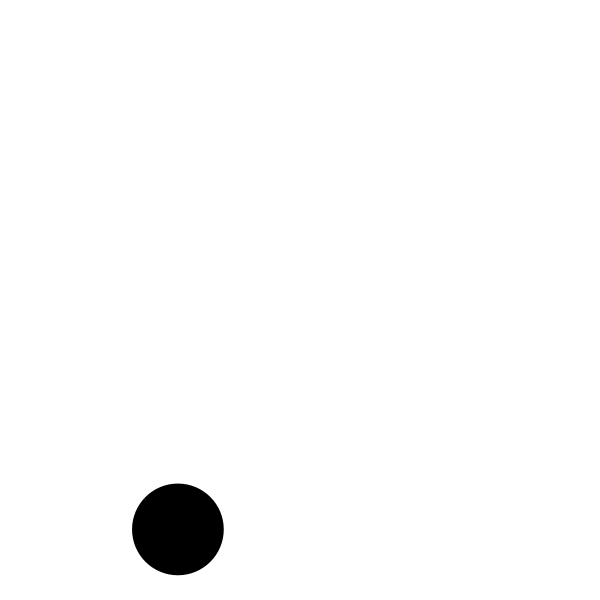
Frame 1 (no input)
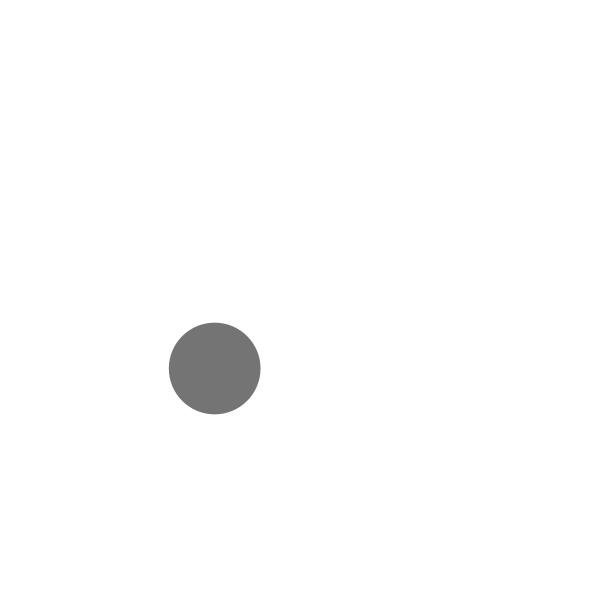
Frame 60 (the mouse pressed at the canvas centre just before this capture)
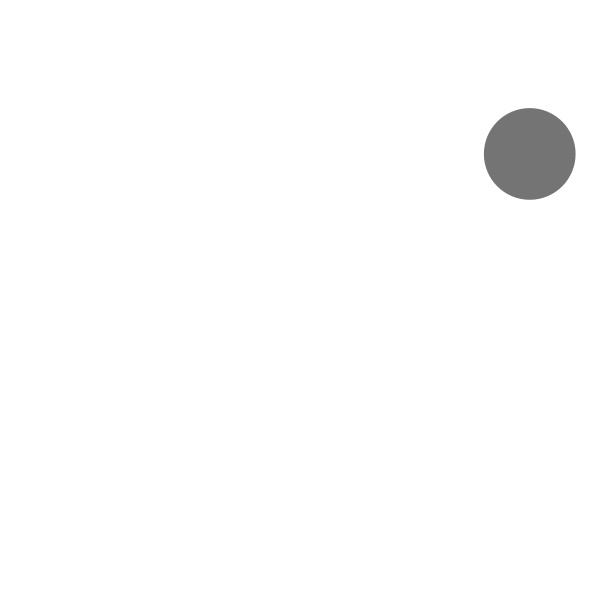
Frame 120 (the mouse held since frame 60 and released just before this capture)

The Processing sketch that drew these frames (run headless with seeded random() and noise(); from frame 60 on, the mouse is pressed at the canvas centre):

// Processing sketch: processing_66239
// ── processing_66239.pde

float d;
float xPos;
float yPos;
float xVel;
float yVel;
int currentColor = 0;

void setup () {
  size(600,600);
  background(255);
  smooth();
  frameRate(60);
  fill(currentColor);
  
  d = random(40,120);
  xPos = random(d/2, width - (d/2));
  yPos = random(d/2, height - (d/2));
  xVel = random(-10,10);
  yVel = random(-5,5);
}

void draw () {
  background(255);
  noStroke();
  fill(currentColor);
  ellipse(xPos,yPos,d,d);
  
  xPos= xPos + xVel;
  yPos= yPos + yVel;
  
 
   if(xPos < (d/2)) {
     xVel = xVel*(-1);
     currentColor = int(random(255));
   } else if(yPos < (d/2)) {
     yVel = yVel*(-1);
     currentColor = int(random(255));
   } else if(xPos>width-(d/2)) {
     xVel= xVel*(-1);
     currentColor = int(random(255));
   } else if(yPos>height-(d/2)) {
     yVel= yVel*(-1);
     currentColor = int(random(255));
   }  
}
